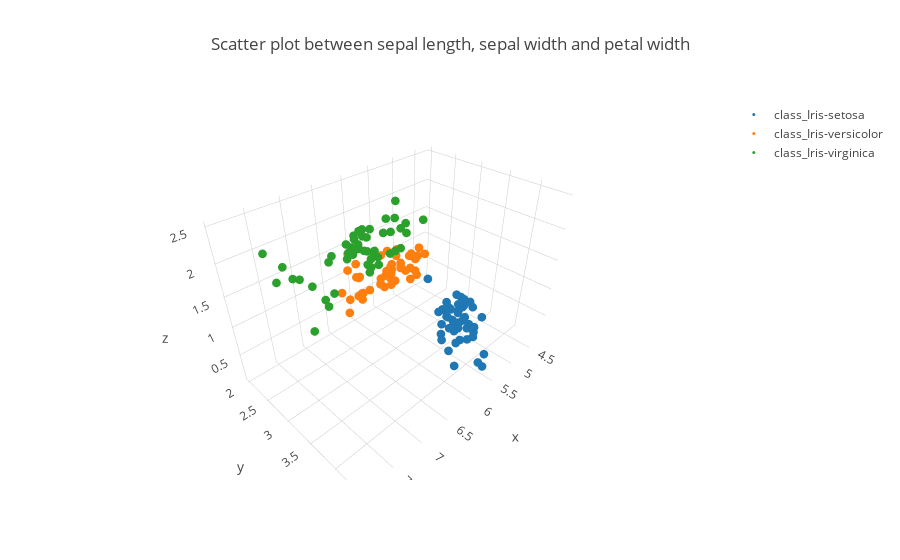

Notebook code cell kept with this figure:
### Code cell
data = []
for i in ['Iris-setosa', 'Iris-versicolor', 'Iris-virginica']:
    trace = go.Scatter3d(x = iris[iris["target"] == i].iloc[:, 0],
                         y = iris[iris["target"] == i].iloc[:, 1],
                         z = iris[iris["target"] == i].iloc[:, 3],
                         mode = 'markers',
                         name = "class_{}".format(i),
                         marker = dict(size = 3))
    data.append(trace)
    layout=dict(
        title='Scatter plot between sepal length, sepal width and petal width'
    )
figure = dict(data=data, layout = layout)
iplot(figure)

### Figure 1 — Plotly figure (JSON) as saved in the notebook; plotly's stock layout.template omitted (floating-point values rounded to 4 significant figures)
{"data": [{"marker": {"size": 3}, "mode": "markers", "name": "class_Iris-setosa", "type": "scatter3d", "uid": "b669a3aa-0648-437e-a7d1-0c089af8e00d", "x": [5.1, 4.9, 4.7, 4.6, 5, 5.4, 4.6, 5, 4.4, 4.9, 5.4, 4.8, 4.8, 4.3, 5.8, 5.7, 5.4, 5.1, 5.7, 5.1, 5.4, 5.1, 4.6, 5.1, 4.8, 5, 5, 5.2, 5.2, 4.7, 4.8, 5.4, 5.2, 5.5, 4.9, 5, 5.5, 4.9, 4.4, 5.1, 5, 4.5, 4.4, 5, 5.1, 4.8, 5.1, 4.6, 5.3, 5], "y": [3.5, 3, 3.2, 3.1, 3.6, 3.9, 3.4, 3.4, 2.9, 3.1, 3.7, 3.4, 3, 3, 4, 4.4, 3.9, 3.5, 3.8, 3.8, 3.4, 3.7, 3.6, 3.3, 3.4, 3, 3.4, 3.5, 3.4, 3.2, 3.1, 3.4, 4.1, 4.2, 3.1, 3.2, 3.5, 3.1, 3, 3.4, 3.5, 2.3, 3.2, 3.5, 3.8, 3, 3.8, 3.2, 3.7, 3.3], "z": [0.2, 0.2, 0.2, 0.2, 0.2, 0.4, 0.3, 0.2, 0.2, 0.1, 0.2, 0.2, 0.1, 0.1, 0.2, 0.4, 0.4, 0.3, 0.3, 0.3, 0.2, 0.4, 0.2, 0.5, 0.2, 0.2, 0.4, 0.2, 0.2, 0.2, 0.2, 0.4, 0.1, 0.2, 0.1, 0.2, 0.2, 0.1, 0.2, 0.2, 0.3, 0.3, 0.2, 0.6, 0.4, 0.3, 0.2, 0.2, 0.2, 0.2]}, {"marker": {"size": 3}, "mode": "markers", "name": "class_Iris-versicolor", "type": "scatter3d", "uid": "12d50e2c-96b7-47d1-b15e-78669da67864", "x": [7, 6.4, 6.9, 5.5, 6.5, 5.7, 6.3, 4.9, 6.6, 5.2, 5, 5.9, 6, 6.1, 5.6, 6.7, 5.6, 5.8, 6.2, 5.6, 5.9, 6.1, 6.3, 6.1, 6.4, 6.6, 6.8, 6.7, 6, 5.7, 5.5, 5.5, 5.8, 6, 5.4, 6, 6.7, 6.3, 5.6, 5.5, 5.5, 6.1, 5.8, 5, 5.6, 5.7, 5.7, 6.2, 5.1, 5.7], "y": [3.2, 3.2, 3.1, 2.3, 2.8, 2.8, 3.3, 2.4, 2.9, 2.7, 2, 3, 2.2, 2.9, 2.9, 3.1, 3, 2.7, 2.2, 2.5, 3.2, 2.8, 2.5, 2.8, 2.9, 3, 2.8, 3, 2.9, 2.6, 2.4, 2.4, 2.7, 2.7, 3, 3.4, 3.1, 2.3, 3, 2.5, 2.6, 3, 2.6, 2.3, 2.7, 3, 2.9, 2.9, 2.5, 2.8], "z": [1.4, 1.5, 1.5, 1.3, 1.5, 1.3, 1.6, 1, 1.3, 1.4, 1, 1.5, 1, 1.4, 1.3, 1.4, 1.5, 1, 1.5, 1.1, 1.8, 1.3, 1.5, 1.2, 1.3, 1.4, 1.4, 1.7, 1.5, 1, 1.1, 1, 1.2, 1.6, 1.5, 1.6, 1.5, 1.3, 1.3, 1.3, 1.2, 1.4, 1.2, 1, 1.3, 1.2, 1.3, 1.3, 1.1, 1.3]}, {"marker": {"size": 3}, "mode": "markers", "name": "class_Iris-virginica", "type": "scatter3d", "uid": "de93bd02-2932-4b1c-9bcf-612039fffaff", "x": [6.3, 5.8, 7.1, 6.3, 6.5, 7.6, 4.9, 7.3, 6.7, 7.2, 6.5, 6.4, 6.8, 5.7, 5.8, 6.4, 6.5, 7.7, 7.7, 6, 6.9, 5.6, 7.7, 6.3, 6.7, 7.2, 6.2, 6.1, 6.4, 7.2, 7.4, 7.9, 6.4, 6.3, 6.1, 7.7, 6.3, 6.4, 6, 6.9, 6.7, 6.9, 5.8, 6.8, 6.7, 6.7, 6.3, 6.5, 6.2, 5.9], "y": [3.3, 2.7, 3, 2.9, 3, 3, 2.5, 2.9, 2.5, 3.6, 3.2, 2.7, 3, 2.5, 2.8, 3.2, 3, 3.8, 2.6, 2.2, 3.2, 2.8, 2.8, 2.7, 3.3, 3.2, 2.8, 3, 2.8, 3, 2.8, 3.8, 2.8, 2.8, 2.6, 3, 3.4, 3.1, 3, 3.1, 3.1, 3.1, 2.7, 3.2, 3.3, 3, 2.5, 3, 3.4, 3], "z": [2.5, 1.9, 2.1, 1.8, 2.2, 2.1, 1.7, 1.8, 1.8, 2.5, 2, 1.9, 2.1, 2, 2.4, 2.3, 1.8, 2.2, 2.3, 1.5, 2.3, 2, 2, 1.8, 2.1, 1.8, 1.8, 1.8, 2.1, 1.6, 1.9, 2, 2.2, 1.5, 1.4, 2.3, 2.4, 1.8, 1.8, 2.1, 2.4, 2.3, 1.9, 2.3, 2.5, 2.3, 1.9, 2, 2.3, 1.8]}], "layout": {"title": {"text": "Scatter plot between sepal length, sepal width and petal width"}}}
